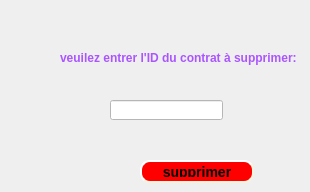
       <widget class="QWidget" name="tab_22">
        <attribute name="title">
         <string>supprimer</string>
        </attribute>
        <widget class="QLabel" name="label_57">
         <property name="geometry">
          <rect>
           <x>60</x>
           <y>50</y>
           <width>241</width>
           <height>16</height>
          </rect>
         </property>
         <property name="font">
          <font>
           <weight>75</weight>
           <bold>true</bold>
          </font>
         </property>
         <property name="styleSheet">
          <string notr="true">color: rgb(170, 170, 255);
color: rgb(170, 85, 255);</string>
         </property>
         <property name="text">
          <string>veuilez entrer l'ID du contrat à supprimer:</string>
         </property>
        </widget>
        <widget class="QLineEdit" name="lineEdit_16_gc">
         <property name="geometry">
          <rect>
           <x>110</x>
           <y>100</y>
           <width>113</width>
           <height>20</height>
          </rect>
         </property>
         <property name="styleSheet">
          <string notr="true">background-color: rgb(255, 255, 255);</string>
         </property>
        </widget>
        <widget class="QPushButton" name="pushButton_9_gc">
         <property name="geometry">
          <rect>
           <x>140</x>
           <y>160</y>
           <width>114</width>
           <height>23</height>
          </rect>
         </property>
         <property name="font">
          <font>
           <pointsize>-1</pointsize>
           <weight>75</weight>
           <italic>false</italic>
           <bold>true</bold>
          </font>
         </property>
         <property name="styleSheet">
          <string notr="true">background-color: red;
    border-style: outset;
    border-width: 2px;
    border-radius: 10px;
    border-color: beige;
    font: bold 14px;
    min-width: 6em;
    padding: 4;
</string>
         </property>
         <property name="text">
          <string>supprimer</string>
         </property>
        </widget>
       </widget>
